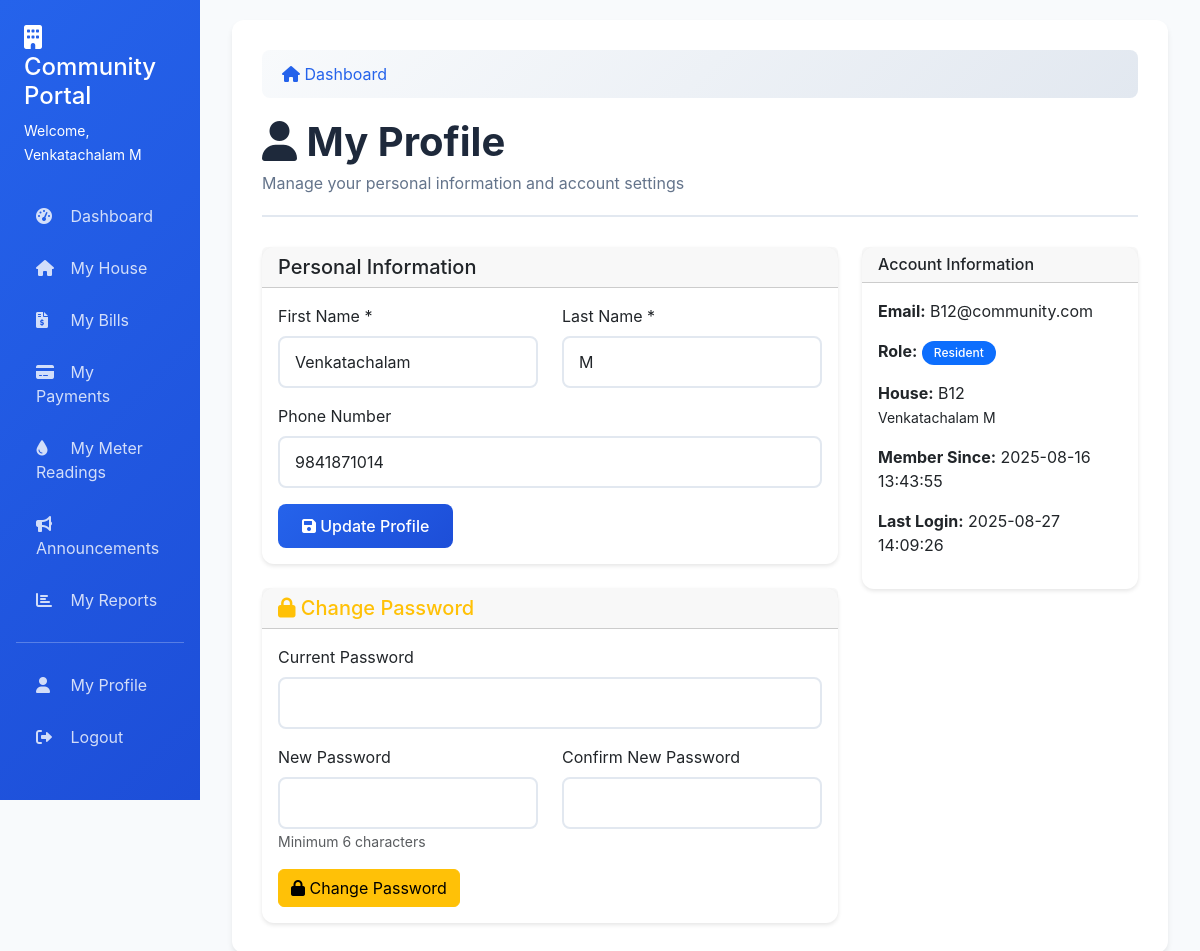
Screenshot of /profile (signed in) with the database file from the repository.
### tables this page shows
CREATE TABLE houses (
                id INTEGER PRIMARY KEY AUTOINCREMENT,
                house_number TEXT UNIQUE NOT NULL,
                owner_name TEXT NOT NULL,
                contact_number TEXT,
                email TEXT,
                address TEXT,
                status TEXT DEFAULT 'occupied',
                created_at TIMESTAMP DEFAULT CURRENT_TIMESTAMP
            );

CREATE TABLE users (
                id INTEGER PRIMARY KEY AUTOINCREMENT,
                email TEXT UNIQUE NOT NULL,
                password_hash TEXT NOT NULL,
                role TEXT NOT NULL DEFAULT 'resident',
                first_name TEXT,
                last_name TEXT,
                phone_number TEXT,
                house_id INTEGER,
                created_at TIMESTAMP DEFAULT CURRENT_TIMESTAMP,
                last_login TIMESTAMP
            );

### app.py (the view)
@app.route('/profile')
@login_required
def profile():
    conn = get_db_connection()
    user = conn.execute('''
        SELECT u.*, h.house_number, h.owner_name
        FROM users u
        LEFT JOIN houses h ON u.house_id = h.id
        WHERE u.id = ?
    ''', (session['user_id'],)).fetchone()
    conn.close()
    return render_template('profile.html', user=user)

### app.py (called while the page is built)
def get_db_connection():
    conn = sqlite3.connect(DATABASE)
    conn.row_factory = sqlite3.Row
    return conn

def login_required(f):
    @wraps(f)
    def decorated_function(*args, **kwargs):
        if 'user_id' not in session:
            return redirect(url_for('login'))
        return f(*args, **kwargs)
    return decorated_function

### templates/profile.html (shortened to what this page needs)
{% extends "base.html" %}
{% block content %}
<div class="page-header">
    <h1><i class="fas fa-user"></i> My Profile</h1>
    <p>Manage your personal information and account settings</p>
</div>
<div class="row">
    <div class="col-md-8">
        <div class="card">
            <div class="card-header">
                <h5 class="mb-0">Personal Information</h5>
            </div>
            <div class="card-body">
                <form method="POST" action="{{ url_for('update_profile') }}">
                    <div class="row">
                        <div class="col-md-6">
                            <div class="mb-3">
                                <label for="first_name" class="form-label">First Name *</label>
                                <input type="text" class="form-control" id="first_name" name="first_name" value="{{ user.first_name }}" required>
                            </div>
                        </div>
                        <div class="col-md-6">
                            <div class="mb-3">
                                <label for="last_name" class="form-label">Last Name *</label>
                                <input type="text" class="form-control" id="last_name" name="last_name" value="{{ user.last_name }}" required>
                            </div>
                        </div>
                    </div>
                    <div class="mb-3">
                        <label for="phone_number" class="form-label">Phone Number</label>
                        <input type="tel" class="form-control" id="phone_number" name="phone_number" value="{{ user.phone_number or '' }}">
                    </div>
                    <button type="submit" class="btn btn-primary">
                        <i class="fas fa-save"></i> Update Profile
                    </button>
                </form>
            </div>
        </div>
        <div class="card mt-4">
            <div class="card-header">
                <h5 class="mb-0 text-warning"><i class="fas fa-lock"></i> Change Password</h5>
            </div>
            <div class="card-body">
                <form method="POST" action="{{ url_for('change_password') }}">
                    <div class="mb-3">
                        <label for="current_password" class="form-label">Current Password</label>
                        <input type="password" class="form-control" id="current_password" name="current_password" required>
                    </div>
                    <div class="row">
                        <div class="col-md-6">
                            <div class="mb-3">
                                <label for="new_password" class="form-label">New Password</label>
                                <input type="password" class="form-control" id="new_password" name="new_password" required minlength="6">
                                <small class="form-text text-muted">Minimum 6 characters</small>
                            </div>
                        </div>
                        <div class="col-md-6">
                            <div class="mb-3">
                                <label for="confirm_password" class="form-label">Confirm New Password</label>
                                <input type="password" class="form-control" id="confirm_password" name="confirm_password" required minlength="6">
                            </div>
                        </div>
                    </div>
                    <button type="submit" class="btn btn-warning">
                        <i class="fas fa-lock"></i> Change Password
                    </button>
                </form>
            </div>
        </div>
    </div>
    <div class="col-md-4">
        <div class="card">
            <div class="card-header">
                <h6 class="mb-0">Account Information</h6>
            </div>
            <div class="card-body">
                <p><strong>Email:</strong> {{ user.email }}</p>
                <p><strong>Role:</strong>
                    {% if user.role == 'admin' %}
                        <span class="badge bg-danger">Admin</span>
                    {% else %}
                        <span class="badge bg-primary">Resident</span>
                    {% endif %}
                </p>
                {% if user.house_number %}
                <p><strong>House:</strong> {{ user.house_number }}<br>
                   <small>{{ user.owner_name }}</small></p>
                {% else %}
                <p><strong>House:</strong> <span class="text-muted">Not assigned</span></p>
                {% endif %}
                <p><strong>Member Since:</strong> {{ user.created_at }}</p>
                <p><strong>Last Login:</strong> {{ user.last_login or 'Never' }}</p>
            </div>
        </div>
    </div>
</div>
{% endblock %}

### templates/base.html (shortened to what this page needs)
<!DOCTYPE html>
<html lang="en">
<head>
    <link href="https://cdnjs.cloudflare.com/ajax/libs/bootstrap/5.3.0/css/bootstrap.min.css" rel="stylesheet">
    <link href="https://cdnjs.cloudflare.com/ajax/libs/font-awesome/6.0.0/css/all.min.css" rel="stylesheet">
</head>
<body>
    <div class="container-fluid">
        <div class="row">
            {% if session.user_id %}
            <div class="col-md-3 col-lg-2 px-0">
                <div class="sidebar">
                    <div class="p-4">
                        <h4><i class="fas fa-building"></i> Community Portal</h4>
                        <small>Welcome, {{ session.user_name }}</small>
                    </div>
                    <nav class="nav flex-column px-3">
                        <a class="nav-link" href="{{ url_for('dashboard') }}">
                            <i class="fas fa-tachometer-alt"></i> Dashboard
                        </a>
                        {% if session.user_role == 'admin' %}
                        <a class="nav-link" href="{{ url_for('houses') }}">
                            <i class="fas fa-home"></i> Houses
                        </a>
                        <a class="nav-link" href="{{ url_for('users') }}">
                            <i class="fas fa-users"></i> Users
                        </a>
                        <a class="nav-link" href="{{ url_for('bills') }}">
                            <i class="fas fa-file-invoice-dollar"></i> Bills
                        </a>
                        <a class="nav-link" href="{{ url_for('payments') }}">
                            <i class="fas fa-credit-card"></i> Payments
                        </a>
                        <a class="nav-link" href="{{ url_for('meter_readings') }}">
                            <i class="fas fa-tint"></i> Meter Readings
                        </a>
                        <a class="nav-link" href="{{ url_for('announcements') }}">
                            <i class="fas fa-bullhorn"></i> Announcements
                        </a>
                        <a class="nav-link" href="{{ url_for('reports') }}">
                            <i class="fas fa-chart-bar"></i> Reports
                        </a>
                        {% else %}
                        <a class="nav-link" href="{{ url_for('houses') }}">
                            <i class="fas fa-home"></i> My House
                        </a>
                        <a class="nav-link" href="{{ url_for('bills') }}">
                            <i class="fas fa-file-invoice-dollar"></i> My Bills
                        </a>
                        <a class="nav-link" href="{{ url_for('payments') }}">
                            <i class="fas fa-credit-card"></i> My Payments
                        </a>
                        <a class="nav-link" href="{{ url_for('meter_readings') }}">
                            <i class="fas fa-tint"></i> My Meter Readings
                        </a>
                        <a class="nav-link" href="{{ url_for('announcements') }}">
                            <i class="fas fa-bullhorn"></i> Announcements
                        </a>
                        <a class="nav-link" href="{{ url_for('reports') }}">
                            <i class="fas fa-chart-bar"></i> My Reports
                        </a>
                        {% endif %}
                        <hr class="text-white">
                        <a class="nav-link" href="{{ url_for('profile') }}">
                            <i class="fas fa-user"></i> My Profile
                        </a>
                        <a class="nav-link" href="{{ url_for('logout') }}" onclick="return confirmLogout()">
                            <i class="fas fa-sign-out-alt"></i> Logout
                        </a>
                    </nav>
                </div>
            </div>
            <div class="col-md-9 col-lg-10">
                <div class="main-content">
                    {% block breadcrumb %}
                    <nav aria-label="breadcrumb">
                        <ol class="breadcrumb">
                            <li class="breadcrumb-item">
                                <a href="{{ url_for('dashboard') }}">
                                    <i class="fas fa-home"></i> Dashboard
                                </a>
                            </li>
                        </ol>
                    </nav>
                    {% endblock %}
                    {% block content %}{% endblock %}
                </div>
            </div>
            {% else %}
            <div class="col-12">
                {% block login_content %}{% endblock %}
            </div>
            {% endif %}
        </div>
    </div>
    <link rel="stylesheet" href="https://cdnjs.cloudflare.com/ajax/libs/sweetalert2/11.10.5/sweetalert2.min.css">
</body>
</html>

### templates/base.html (style rules this page uses)
:root { --primary-color: #2563eb; --secondary-color: #64748b; --success-color: #059669; --danger-color: #dc2626; --warning-color: #d97706; --info-color: #0891b2; --light-bg: #f8fafc; --dark-bg: #1e293b; }
body { background-color: var(--light-bg); font-family: 'Inter', -apple-system, BlinkMacSystemFont, sans-serif; }
.sidebar { min-height: 100vh; background: linear-gradient(135deg, var(--primary-color), #1d4ed8); color: white; transition: all 0.3s ease; }
.sidebar .nav-link { color: rgba(255, 255, 255, 0.8); padding: 12px 20px; margin: 2px 0; border-radius: 8px; transition: all 0.3s ease; }
.sidebar .nav-link i { width: 20px; margin-right: 10px; }
.main-content { background-color: white; border-radius: 12px; box-shadow: 0 4px 6px -1px rgba(0, 0, 0, 0.1); margin: 20px; padding: 30px; }
.card { border: none; border-radius: 12px; box-shadow: 0 2px 4px rgba(0, 0, 0, 0.1); transition: all 0.3s ease; }
.btn-primary { background: linear-gradient(135deg, var(--primary-color), #1d4ed8); border: none; border-radius: 8px; padding: 10px 24px; font-weight: 500; transition: all 0.3s ease; }
.badge { padding: 6px 12px; border-radius: 20px; font-weight: 500; }
.form-control, .form-select { border-radius: 8px; border: 2px solid #e2e8f0; padding: 12px 15px; transition: all 0.3s ease; }
.page-header { margin-bottom: 30px; padding-bottom: 20px; border-bottom: 2px solid #e2e8f0; }
.page-header h1 { color: #1e293b; font-weight: 700; margin-bottom: 5px; }
.page-header p { color: var(--secondary-color); margin: 0; }
.breadcrumb { background: linear-gradient(135deg, #f8fafc 0%, #e2e8f0 100%); border-radius: 8px; padding: 12px 20px; margin-bottom: 20px; }
.breadcrumb-item a { color: var(--primary-color); text-decoration: none; }

### rows the page displays
houses: user_name "Venkatachalam M", house_number "B12", owner_name "Venkatachalam M"
users: first_name "Venkatachalam", last_name "M", phone_number "9841871014", email "B12@community.com", created_at "2025-08-16 13:43:55", last_login "2025-08-27 14:09:26"
